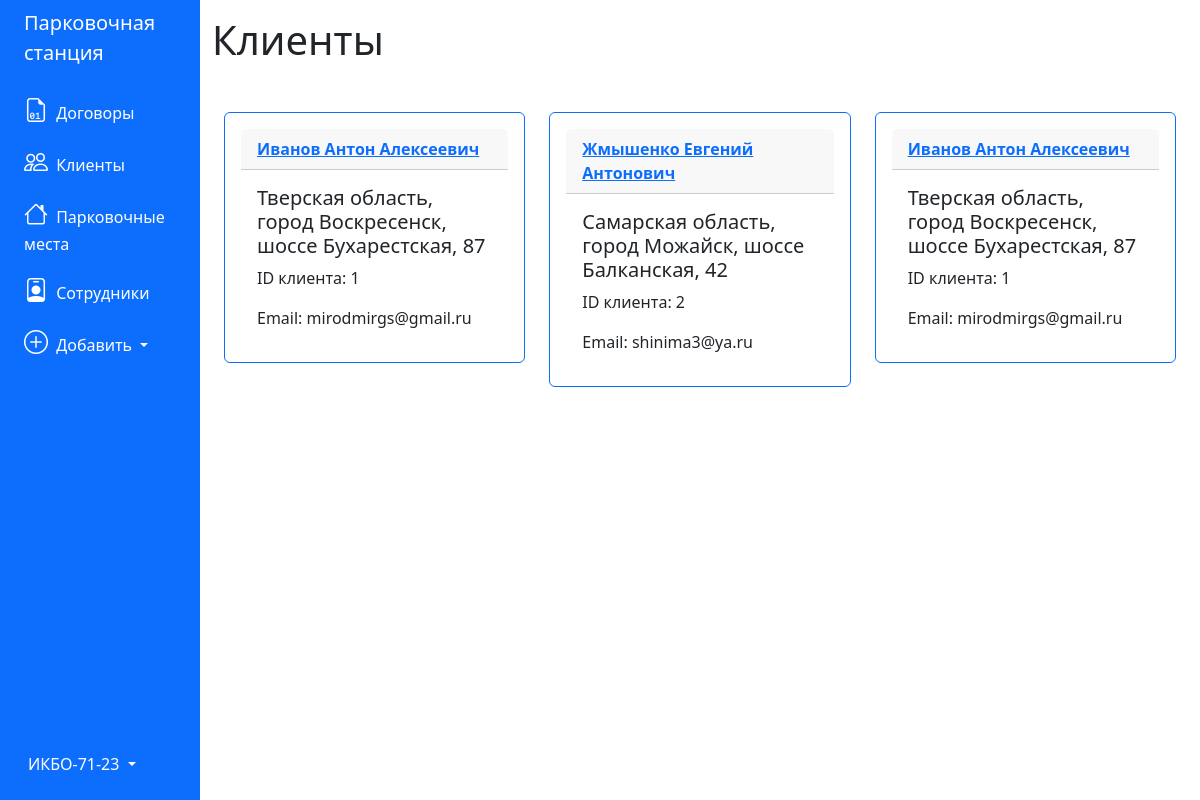
The app's page /clients with its own data.
### tables this page shows
CREATE TABLE 'contracts' (
	'id_contract' INTEGER PRIMARY KEY AUTOINCREMENT,
	'number' TEXT,
	'date' TEXT,
	'deal_status' BLOB,
	'price' INTEGER,
	'event_id' INTEGER,
	'client_id' INTEGER,
	'employee_id' INTEGER
);

CREATE TABLE 'clients' (
	'id_client' INTEGER PRIMARY KEY AUTOINCREMENT,
	'name' TEXT,
	'email' TEXT,
	'phone_number' TEXT,
	'passport' TEXT
);

CREATE TABLE 'events' (
	'id_event' INTEGER PRIMARY KEY AUTOINCREMENT,
	'address' TEXT,
	'people' INTEGER,
    'date' TEXT,
	'description' TEXT,
	'client_id' INTEGER
);

### app.py (the view)
@app.route('/clients')
def clients():
    conn = get_db_connection()
    pos = conn.execute("""SELECT * FROM contracts, events, clients
    WHERE contracts.event_id = events.id_event and contracts.client_id = clients.id_client
    """).fetchall()
    conn.close()
    return render_template('clients.html', clients=pos)

### app.py (called while the page is built)
def get_db_connection():
    conn = sqlite3.connect('database.db')
    conn.row_factory = sqlite3.Row
    return conn

### templates/clients.html
{% extends 'base.html' %}
{% block content %}
<h1>{% block title %} Клиенты {% endblock %}</h1>
<div class="container mt-5 mb-3">
    <div class="row">
        {% for client in clients %}
        <div class="col-md-4">
            <div class="card p-3 mb-2 border-primary">
                <div class="card-header">
                    <a href="{{ url_for('client', client_id=client['id_client']) }}">
                        <b>{{ client['name'] }}</b>
                    </a>
                </div>
                <div class="card-body">
                    <h5 class="card-title">{{ client['address'] }}</h5>
                    <p class="card-text">ID клиента: {{ client['id_client'] }}</p>
                    <p class="card-text">Email: {{ client['email'] }}</p>
                </div>
            </div>
        </div>
        {% endfor %}
    </div>
</div>
{% endblock %}

### records on screen
contracts: name "Иванов Антон Алексеевич", address "Тверская область, город Воскресенск, шоссе Бухарестская, 87", id_client "1", email "mirodmirgs@gmail.ru"
contracts: name "Жмышенко Евгений Антонович", address "Самарская область, город Можайск, шоссе Балканская, 42", id_client "2", email "shinima3@ya.ru"
contracts: name "Иванов Антон Алексеевич", address "Тверская область, город Воскресенск, шоссе Бухарестская, 87", id_client "1", email "mirodmirgs@gmail.ru"
